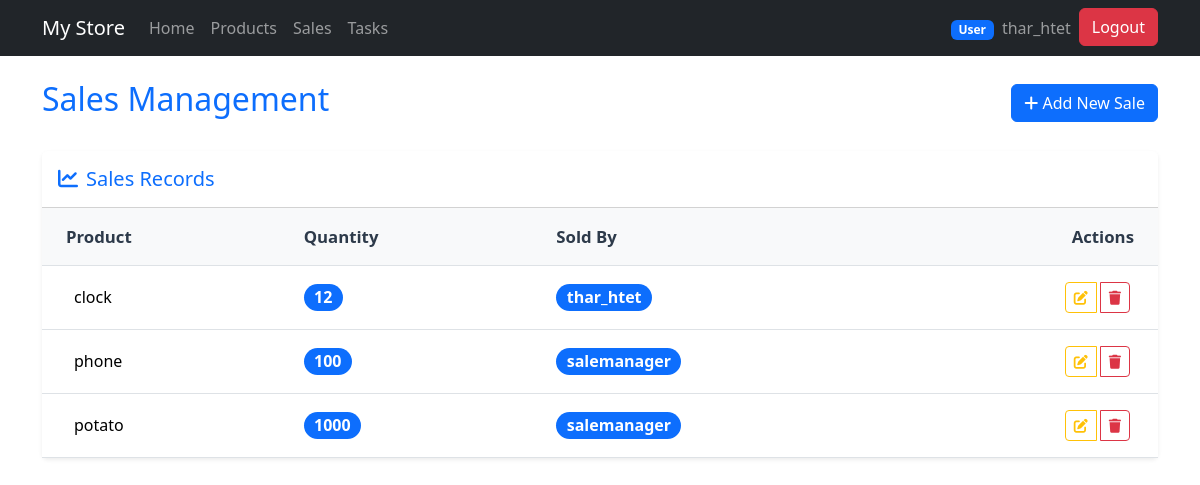
The app's page /sales/ (signed in) with its own data.
### core/models.py (models this page shows, shortened)
class Sale(models.Model):
    product = models.ForeignKey(Product, on_delete=models.CASCADE)
    quantity = models.PositiveIntegerField()
    sold_by = models.ForeignKey(User, on_delete=models.CASCADE)

class Product(models.Model):
    name = models.CharField(max_length=100)
    price = models.DecimalField(max_digits=10, decimal_places=2 , validators=[MinValueValidator(0.01)])
    currency = models.CharField(max_length=3, choices=CURRENCY_CHOICES, default='USD')

### core/views.py (the view)
# urls.py: path('sales/', views.sales_view, name='sales'),
@permission_required('core.view_sale', raise_exception=True)
def sales_view(request):
    sales = Sale.objects.all()
    return render(request, 'core/sales.html', {'sales': sales})

### core/templates/core/sales.html (shortened to what this page needs)
{% extends 'core/main.html' %}
{% block content %}
<div class="container mt-4">
    <div class="d-flex justify-content-between align-items-center mb-4">
        <h1 class="h2 text-primary">Sales Management</h1>
        <a href="{% url 'add_sale' %}" class="btn btn-primary">
            <i class="fas fa-plus"></i> Add New Sale
        </a>
    </div>
    <div class="card shadow-sm border-0">
        <div class="card-header bg-white py-3">
            <h5 class="card-title mb-0 text-primary">
                <i class="fas fa-chart-line me-2"></i>Sales Records
            </h5>
        </div>
        <div class="card-body p-0">
            <div class="table-responsive">
                <table class="table sales-table table-hover align-middle mb-0">
                    <thead>
                        <tr>
                            <th class="ps-4">Product</th>
                            <th>Quantity</th>
                            <th>Sold By</th>
                            <th class="text-end pe-4">Actions</th>
                        </tr>
                    </thead>
                    <tbody>
                        {% for sale in sales %}
                        <tr>
                            <td class="ps-4">
                                <div class="d-flex align-items-center">
                                    <div class="ms-2">
                                        <h6 class="mb-0">{{ sale.product.name }}</h6>
                                    </div>
                                </div>
                            </td>
                            <td>
                                <span class="badge bg-primary rounded-pill fs-6">{{ sale.quantity }}</span>
                            </td>
                            <td>
                                <span class="badge bg-primary rounded-pill fs-6">{{ sale.sold_by.username }}</span>
                            </td>
                            <td class="text-end pe-4">
                                <div class="btn-group">
                                    <a href="#" class="btn btn-sm btn-outline-warning action-btn" title="Edit">
                                        <i class="fas fa-edit"></i>
                                    </a>
                                    <a href="#"
                                       class="btn btn-sm btn-outline-danger action-btn" title="Delete"
                                       onclick="return confirm('Are you sure you want to delete this sale?')">
                                        <i class="fas fa-trash"></i>
                                    </a>
                                </div>
                            </td>
                        </tr>
                        {% endfor %}
                    </tbody>
                </table>
            </div>
        </div>
    </div>
</div>
{% endblock %}

### core/templates/core/navbar.html (shortened to what this page needs)
<nav class="navbar navbar-expand-lg navbar-dark bg-dark">
  <div class="container">
    <a class="navbar-brand" href="{% url 'home' %}">My Store</a>
    {% if request.user.is_authenticated %}
    <div class="collapse navbar-collapse" id="navbarNav">
      <ul class="navbar-nav">
        <li class="nav-item">
          <a class="nav-link" href="{% url 'home' %}">Home</a>
        </li>
        <li class="nav-item">
          <a class="nav-link" href="{% url 'products' %}">Products</a>
        </li>
        <li class="nav-item">
          <a class="nav-link" href="{% url 'sales' %}">Sales</a>
        </li>
        <li class="nav-item">
          <a class="nav-link" href="{% url 'tasks' %}">Tasks</a>
        </li>
      </ul>
    </div>
    {% endif %}
    <div class="navbar-nav ms-auto">
      {% if request.user.is_authenticated %}
        <li class="nav-item">
          <a class="nav-link" href="">
            <span class="badge bg-primary me-1">{{ request.user.groups.first.name|default:"User" }}</span>
            {{ request.user.username }}
          </a>
        </li>
        <li class="nav-item">
          <a class="btn btn-danger" href="{% url 'logout' %}">Logout</a>
        </li>
      {% else %}
        <li class="nav-item">
          <a class="btn btn-primary" href="{% url 'login' %}">Login</a>
        </li>
      {% endif %}
    </div>
  </div>
</nav>

### core/templates/core/sales.html (style rules this page uses)
.sales-table th, .sales-table td { vertical-align: middle; padding: 1rem 1.25rem; }
.sales-table th { background: #f8f9fa; font-weight: 600; color: #2d3a4a; font-size: 1.05rem; }
.action-btn { margin-right: 0.25rem; margin-left: 0.25rem; }

### records on screen
Sale: product.name "clock", quantity "12", sold_by.username "thar_htet"
Sale: product.name "phone", quantity "100", sold_by.username "salemanager"
Sale: product.name "potato", quantity "1000", sold_by.username "salemanager"

### other values on screen
{{ request.user.groups.first.name|default:"User" }} "User"
{{ request.user.username }} "thar_htet"
